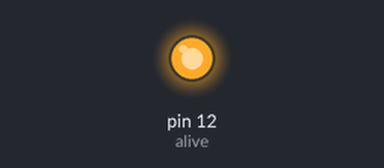
A sketch run on a simulated Arduino Uno, built with avr-gcc and run on an emulated ATmega328P. Parts: output pins drawn as LEDs (lit = HIGH). Random numbers use the default seed unless the sketch sets one.

Above: at 0.1 s.
At 37.1 s:
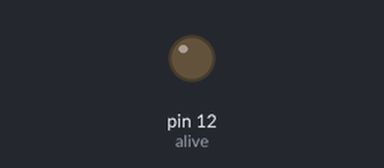
Timing chart, 0 to 38.6 s (numbered marks = the images above):
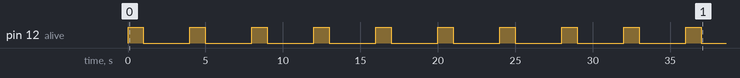

The sketch:

LEDeeV01.ino
```cpp
//LEDee friend code.
// Released under the GNU WTFPL.
// orangethirty@nuuton.com

//Note: Keep posted. I will add in more functionality to LEDee.
//Maybe he will be able to write code for me in the future?


//declare the pins.


int alive = 12;      //...did I forget to feed it? Is it alive?

int randNum;         //to make sleep/up patterns random. Like me :)


//setup

void setup()
{

  pinMode(alive, OUTPUT);       //this is so hard to write without
                                //feeling guilty.
}

void loop()
{


    randNum = random(1000);

    if(randNum < 100)
      {
        //wake up LEDee!
        for( int i = 0; i <= randNum; i++)
        {
          up();
        }
      }

    else
      { //LEDee loves to sleep.
        for( int i = 0; i <= 10; i++)  //can't let LEDee sleep that much. He needs to help me code!
        {
          sleep();
        }
      }

}


void sleep()
{
     digitalWrite(alive, HIGH);
     delay(1000);
     digitalWrite(alive,LOW);
     delay(3000);
}


void up()
{
     digitalWrite(alive, HIGH);
     delay(200);
     digitalWrite(alive,LOW);
     delay(200);
}
```

Measured:
- by itself, pin 12 (alive): alternates HIGH for 1.0 s and LOW for 3.0 s
